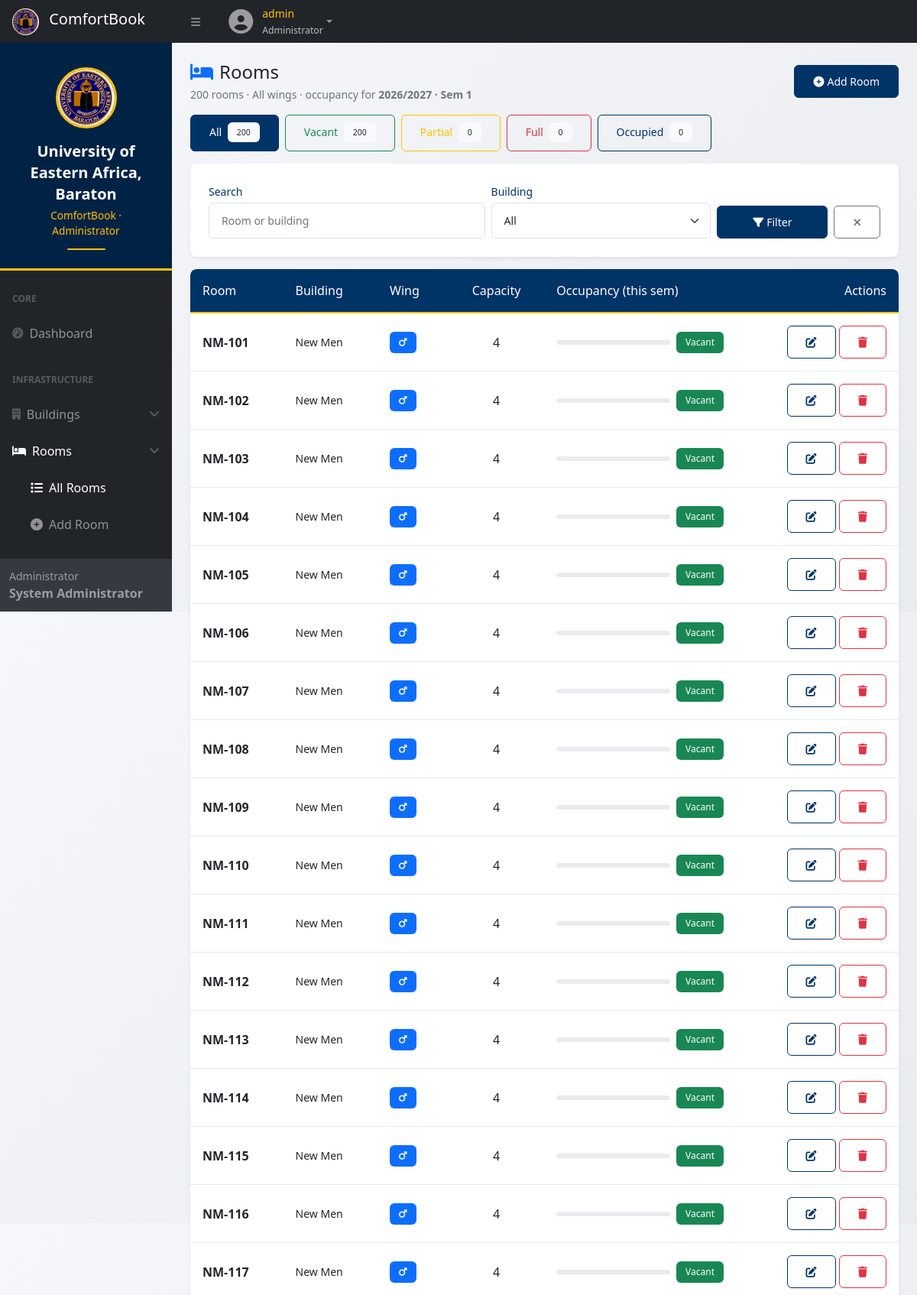
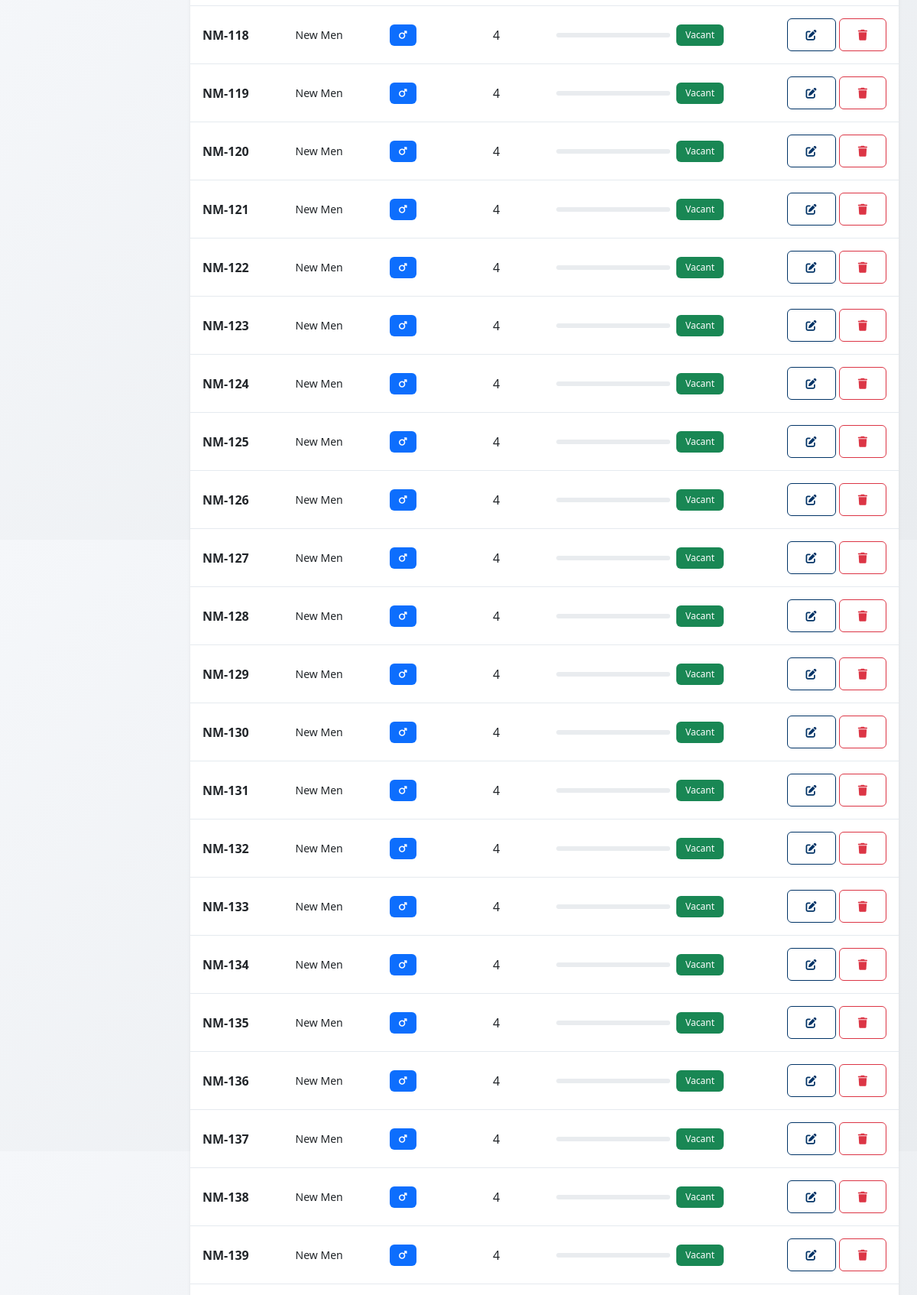
The app's page /user/rooms.php (signed in, upper part) with its own data (2 pictures, top to bottom).
### tables this page shows
CREATE TABLE `semesters` (
  `id` int(10) UNSIGNED NOT NULL,
  `academic_year` varchar(20) NOT NULL,
  `semester_no` tinyint(3) UNSIGNED NOT NULL,
  `name` varchar(80) NOT NULL,
  `start_date` date NOT NULL,
  `end_date` date NOT NULL,
  `phase1_start` datetime DEFAULT NULL,
  `phase1_end` datetime DEFAULT NULL,
  `phase2_start` datetime DEFAULT NULL,
  `phase2_end` datetime DEFAULT NULL,
  `is_active` tinyint(1) NOT NULL DEFAULT 0,
  `created_at` datetime NOT NULL DEFAULT current_timestamp()
);

CREATE TABLE `rooms` (
  `id` int(10) UNSIGNED NOT NULL,
  `block_id` int(10) UNSIGNED NOT NULL,
  `room_number` varchar(20) NOT NULL,
  `capacity` tinyint(3) UNSIGNED NOT NULL DEFAULT 1,
  `gender` enum('Male','Female') NOT NULL,
  `status` enum('vacant','available_p2','reserved','occupied') NOT NULL DEFAULT 'vacant',
  `reserved_by_student_id` int(10) UNSIGNED DEFAULT NULL,
  `reserved_at` datetime DEFAULT NULL,
  `notes` text DEFAULT NULL,
  `created_at` datetime NOT NULL DEFAULT current_timestamp()
);

CREATE TABLE `blocks` (
  `id` int(10) UNSIGNED NOT NULL,
  `name` varchar(80) NOT NULL,
  `gender` enum('Male','Female') NOT NULL,
  `description` text DEFAULT NULL,
  `is_active` tinyint(1) NOT NULL DEFAULT 1,
  `created_at` datetime NOT NULL DEFAULT current_timestamp()
);

### includes/config.php (called while the page is built, shortened)
<?php
function get_config(string $key, $default = null) {
    static $cache = null;
    if ($cache === null) {
        $cache = [];
        $pdo = $GLOBALS['pdo'] ?? null;
        if ($pdo) {
            try {
                foreach ($pdo->query("SELECT config_key, config_value FROM config") as $r) {
                    $cache[$r['config_key']] = $r['config_value'];
                }
            } catch (Throwable $e) {}
        }
    }
    return $cache[$key] ?? $default;
}
function active_semester(): ?array {
    static $cache = false;
    if ($cache !== false) return $cache;
    $sid = (int)get_config('active_semester_id', 0);
    $pdo = $GLOBALS['pdo'] ?? null;
    try {
        $stmt = $pdo->prepare("SELECT * FROM semesters WHERE id = ? LIMIT 1");
        $stmt->execute([$sid]);
        $cache = $stmt->fetch() ?: null;
    } catch (Throwable $e) {
        $cache = null;
    }
    return $cache;
}
function active_semester_id(): ?int {
    $s = active_semester();
    return $s ? (int)$s['id'] : null;
}
function h($v): string {
    return htmlspecialchars((string)$v, ENT_QUOTES, 'UTF-8');
}

### includes/auth.php (called while the page is built, shortened)
<?php
require_once __DIR__ . '/config.php';
function user_role(): ?string    { return $_SESSION['role'] ?? null; }
function gender_scope(): ?string { return $_SESSION['gender_scope'] ?? null; }
function is_admin(): bool        { return user_role() === 'admin'; }
        ?>
        <?php
function gender_filter(): ?string { return gender_scope(); }

### user/rooms.php (the view, shortened to what this page needs)
<?php
require_once __DIR__ . '/../includes/config.php';
require_once __DIR__ . '/../includes/auth.php';
$gender    = gender_filter();
$activeSid = active_semester_id();
$search       = trim($_GET['q'] ?? '');
$where = ' WHERE 1=1'; $params = [];
$occSub = $activeSid
    ? "(SELECT COUNT(*) FROM bookings b2 WHERE b2.room_id = r.id AND b2.status='confirmed' AND b2.semester_id = $activeSid)"
    : "0";
$stmt = $pdo->prepare("
    SELECT r.*, b.name block_name, b.gender block_gender,
        $occSub AS semester_occupants
    FROM rooms r JOIN blocks b ON b.id = r.block_id
    $where ORDER BY b.gender, b.name, r.room_number LIMIT 500
");
$stmt->execute($params);
$rooms = $stmt->fetchAll();
$filterStatus = $_GET['status'] ?? '';
$counts = ['vacant'=>0, 'partial'=>0, 'full'=>0, 'occupied'=>0];
foreach ($rooms as $r) {
    $occ = (int)$r['semester_occupants'];
    $cap = (int)$r['capacity'];
    if ($occ === 0)                    $counts['vacant']++;
    elseif ($occ >= $cap)              $counts['full']++;
    else                               $counts['partial']++;
}
function semester_status_badge(int $occ, int $cap): string {
    if ($occ === 0) return '<span class="badge bg-success">Vacant</span>';
    return '<span class="badge bg-warning text-dark">' . $occ . '/' . $cap . '</span>';
}
?>
<?php include __DIR__ . '/partial/header.php'; ?>
<div id="layoutSidenav">
    <?php include __DIR__ . '/partial/sidebar.php'; ?>
    <div id="layoutSidenav_content">
        <main class="container-fluid px-4">
            <div class="d-flex flex-wrap justify-content-between align-items-center mt-4 mb-3">
                <div>
                    <h4 class="mb-1"><i class="fas fa-bed text-primary me-2"></i>Rooms</h4>
                    <p class="text-muted small mb-0">
                        <?= count($rooms) ?> room<?= count($rooms)===1?'':'s' ?>
                        <?= $gender ? ' · '.h($gender).' wing' : ' · All wings' ?>
                        <?php if ($activeSid): ?>
                            · occupancy for <strong><?= h(active_semester()['name']) ?></strong>
                        <?php endif; ?>
                    </p>
                </div>
                <?php if ($isAdmin): ?>
                <a href="room_form.php" class="btn btn-primary btn-sm"><i class="fas fa-plus-circle me-1"></i>Add Room</a>
                <?php endif; ?>
            </div>
            <div class="d-flex flex-wrap gap-2 mb-3">
                <a href="rooms.php" class="btn btn-sm <?= $filterStatus===''?'btn-primary':'btn-outline-primary' ?>">
                    All <span class="badge bg-light text-dark ms-1"><?= count($rooms) ?></span>
                </a>
                <a href="rooms.php?status=vacant" class="btn btn-sm <?= $filterStatus==='vacant'?'btn-success':'btn-outline-success' ?>">
                    Vacant <span class="badge bg-light text-dark ms-1"><?= $counts['vacant'] ?></span>
                </a>
                <a href="rooms.php?status=partial" class="btn btn-sm <?= $filterStatus==='partial'?'btn-warning':'btn-outline-warning' ?>">
                    Partial <span class="badge bg-light text-dark ms-1"><?= $counts['partial'] ?></span>
                </a>
                <a href="rooms.php?status=full" class="btn btn-sm <?= $filterStatus==='full'?'btn-danger':'btn-outline-danger' ?>">
                    Full <span class="badge bg-light text-dark ms-1"><?= $counts['full'] ?></span>
                </a>
                <a href="rooms.php?status=occupied" class="btn btn-sm <?= $filterStatus==='occupied'?'btn-primary':'btn-outline-primary' ?>">
                    Occupied <span class="badge bg-light text-dark ms-1"><?= $counts['occupied'] ?></span>
                </a>
            </div>
            <div class="card border-0 shadow-sm mb-3"><div class="card-body">
                <form method="get" class="row g-2 align-items-end">
                    <div class="col-md-5"><label class="form-label small mb-1">Search</label>
                        <input type="text" name="q" class="form-control form-control-sm" value="<?= h($search) ?>" placeholder="Room or building"></div>
                    <div class="col-md-4"><label class="form-label small mb-1">Building</label>
                        <select name="block_id" class="form-select form-select-sm">
                            <option value="0">All</option>
                        </select></div>
                    <div class="col-md-3 d-flex gap-2">
                        <button class="btn btn-primary btn-sm flex-fill"><i class="fas fa-filter me-1"></i>Filter</button>
                        <a href="rooms.php" class="btn btn-outline-secondary btn-sm"><i class="fas fa-times"></i></a>
                    </div>
                </form>
            </div></div>
            <div class="card border-0 shadow-sm"><div class="card-body p-0">
                <?php if (empty($rooms)): ?>
                    <div class="text-center py-5 text-muted"><i class="fas fa-bed fa-3x mb-3 opacity-25"></i><h6>No rooms found</h6></div>
                <?php else: ?>
                    <div class="table-responsive">
                        <table class="table table-hover mb-0 align-middle">
                            <thead class="table-light">
                                <tr>
                                    <th>Room</th>
                                    <th>Building</th>
                                    <th>Wing</th>
                                    <th class="text-center">Capacity</th>
                                    <th>Occupancy (this sem)</th>
                                    <?php if ($isAdmin): ?><th class="text-end">Actions</th><?php endif; ?>
                                </tr>
                            </thead>
                            <tbody>
                            <?php foreach ($rooms as $r):
                                $occ = (int)$r['semester_occupants'];
                                $cap = (int)$r['capacity'];
                            ?>
                                <tr>
                                    <td class="fw-semibold"><?= h($r['room_number']) ?></td>
                                    <td class="small"><?= h($r['block_name']) ?></td>
                                    <td>
                                        <?= $r['block_gender']==='Male'
                                            ? '<span class="badge bg-primary"><i class="fas fa-mars"></i></span>'
                                            : '<span class="badge bg-danger"><i class="fas fa-venus"></i></span>' ?>
                                    </td>
                                    <td class="text-center"><?= $cap ?></td>
                                    <td>
                                        <div class="d-flex align-items-center gap-2">
                                            <div class="progress flex-fill" style="height:6px;min-width:80px;">
                                            </div>
                                            <?= semester_status_badge($occ, $cap) ?>
                                        </div>
                                    </td>
                                    <?php if ($isAdmin): ?>
                                    <td class="text-end">
                                        <a href="room_form.php?id=<?= (int)$r['id'] ?>" class="btn btn-sm btn-outline-primary"><i class="fas fa-edit"></i></a>
                                        <form method="post" class="d-inline" onsubmit="return confirm('Delete this room?');">
                                            <button class="btn btn-sm btn-outline-danger"><i class="fas fa-trash"></i></button>
                                        </form>
                                    </td>
                                    <?php endif; ?>
                                </tr>
                            <?php endforeach; ?>
                            </tbody>
                        </table>
                    </div>
                <?php endif; ?>
            </div></div>
        </main>
<?php include __DIR__ . '/partial/footer.php'; ?>

### assets/css/ueab-theme.css (style rules this page uses)
:root { --ueab-primary: #003366; --ueab-primary-dark: #002244; --ueab-primary-light: #1a4d7a; --ueab-accent: #ffc107; --ueab-accent-light: #ffcd39; --ueab-accent-dark: #e6a700; --ueab-text-light: #ffffff; --ueab-text-muted: #f0f0f0; --ueab-text-dark: #333333; --ueab-border-light: rgba(255, 255, 255, 0.1); --ueab-border-dark: rgba(0, 51, 102, 0.1); --ueab-gradient: linear-gradient(135deg, var(--ueab-primary) 0%, var(--ueab-primary-dark) 100%); --ueab-shadow: 0 5px 15px rgba(0, 51, 102, 0.08); --ueab-shadow-hover: 0 8px 25px rgba(0, 51, 102, 0.15); }
body { background: linear-gradient(135deg, #f5f7fa 0%, #e9ecef 100%); font-family: 'Segoe UI', Tahoma, Geneva, Verdana, sans-serif; min-height: 100vh; }
.card { border: none; border-radius: 0.5rem; box-shadow: var(--ueab-shadow); transition: all 0.3s ease; margin-bottom: 1.5rem; overflow: hidden; }
.card-body { padding: 1.5rem; }
.table-responsive { border-radius: 0.5rem; overflow: hidden; }
.table { margin-bottom: 0; background: white; }
.table thead th { background: var(--ueab-primary); color: var(--ueab-text-light); font-weight: 500; border-bottom: 2px solid var(--ueab-accent); padding: 1rem; white-space: nowrap; }
.table tbody tr { transition: all 0.3s ease; }
.table td { padding: 1rem; vertical-align: middle; border-bottom: 1px solid var(--ueab-border-dark); }
.form-control, .form-select { border: 1px solid #dee2e6; border-radius: 0.375rem; padding: 0.75rem 1rem; transition: all 0.3s ease; }
.form-label { color: var(--ueab-primary); font-weight: 500; margin-bottom: 0.5rem; }
.btn { padding: 0.625rem 1.5rem; border-radius: 0.375rem; font-weight: 500; transition: all 0.3s ease; position: relative; overflow: hidden; }
.btn-primary { background: var(--ueab-primary); border-color: var(--ueab-primary); }
.btn-outline-primary { border-color: var(--ueab-primary); color: var(--ueab-primary); }
.badge { padding: 0.5rem 0.75rem; font-weight: 500; border-radius: 0.375rem; }
.progress { height: 0.75rem; border-radius: 1rem; background: #e9ecef; }

### records on screen
semesters: name "2026/2027 · Sem 1"
rooms: room_number "NM-101", block.name "New Men", capacity "4", shows "Vacant"
rooms: room_number "NM-102", block.name "New Men", capacity "4", shows "Vacant"
rooms: room_number "NM-103", block.name "New Men", capacity "4", shows "Vacant"
rooms: room_number "NM-104", block.name "New Men", capacity "4", shows "Vacant"
rooms: room_number "NM-105", block.name "New Men", capacity "4", shows "Vacant"
rooms: room_number "NM-106", block.name "New Men", capacity "4", shows "Vacant"
rooms: room_number "NM-107", block.name "New Men", capacity "4", shows "Vacant"
rooms: room_number "NM-108", block.name "New Men", capacity "4", shows "Vacant"
rooms: room_number "NM-109", block.name "New Men", capacity "4", shows "Vacant"
rooms: room_number "NM-110", block.name "New Men", capacity "4", shows "Vacant"
rooms: room_number "NM-111", block.name "New Men", capacity "4", shows "Vacant"
rooms: room_number "NM-112", block.name "New Men", capacity "4", shows "Vacant"
rooms: room_number "NM-113", block.name "New Men", capacity "4", shows "Vacant"
rooms: room_number "NM-114", block.name "New Men", capacity "4", shows "Vacant"
rooms: room_number "NM-115", block.name "New Men", capacity "4", shows "Vacant"
rooms: room_number "NM-116", block.name "New Men", capacity "4", shows "Vacant"
rooms: room_number "NM-117", block.name "New Men", capacity "4", shows "Vacant"
rooms: room_number "NM-118", block.name "New Men", capacity "4", shows "Vacant"
rooms: room_number "NM-119", block.name "New Men", capacity "4", shows "Vacant"
rooms: room_number "NM-120", block.name "New Men", capacity "4", shows "Vacant"
rooms: room_number "NM-121", block.name "New Men", capacity "4", shows "Vacant"
rooms: room_number "NM-122", block.name "New Men", capacity "4", shows "Vacant"
rooms: room_number "NM-123", block.name "New Men", capacity "4", shows "Vacant"
rooms: room_number "NM-124", block.name "New Men", capacity "4", shows "Vacant"
rooms: room_number "NM-125", block.name "New Men", capacity "4", shows "Vacant"
rooms: room_number "NM-126", block.name "New Men", capacity "4", shows "Vacant"
rooms: room_number "NM-127", block.name "New Men", capacity "4", shows "Vacant"
rooms: room_number "NM-128", block.name "New Men", capacity "4", shows "Vacant"
rooms: room_number "NM-129", block.name "New Men", capacity "4", shows "Vacant"
rooms: room_number "NM-130", block.name "New Men", capacity "4", shows "Vacant"
rooms: room_number "NM-131", block.name "New Men", capacity "4", shows "Vacant"
rooms: room_number "NM-132", block.name "New Men", capacity "4", shows "Vacant"
rooms: room_number "NM-133", block.name "New Men", capacity "4", shows "Vacant"
rooms: room_number "NM-134", block.name "New Men", capacity "4", shows "Vacant"
rooms: room_number "NM-135", block.name "New Men", capacity "4", shows "Vacant"
rooms: room_number "NM-136", block.name "New Men", capacity "4", shows "Vacant"
rooms: room_number "NM-137", block.name "New Men", capacity "4", shows "Vacant"
rooms: room_number "NM-138", block.name "New Men", capacity "4", shows "Vacant"
rooms: room_number "NM-139", block.name "New Men", capacity "4", shows "Vacant"

### other values on screen
$username "admin"
$roleDisplay "Administrator"
role_display() "Administrator"
$_SESSION['full_name'] "System Administrator"
count($rooms) "200"
$counts['vacant'] "200"
$counts['partial'] "0"
$counts['full'] "0"
$counts['occupied'] "0"
